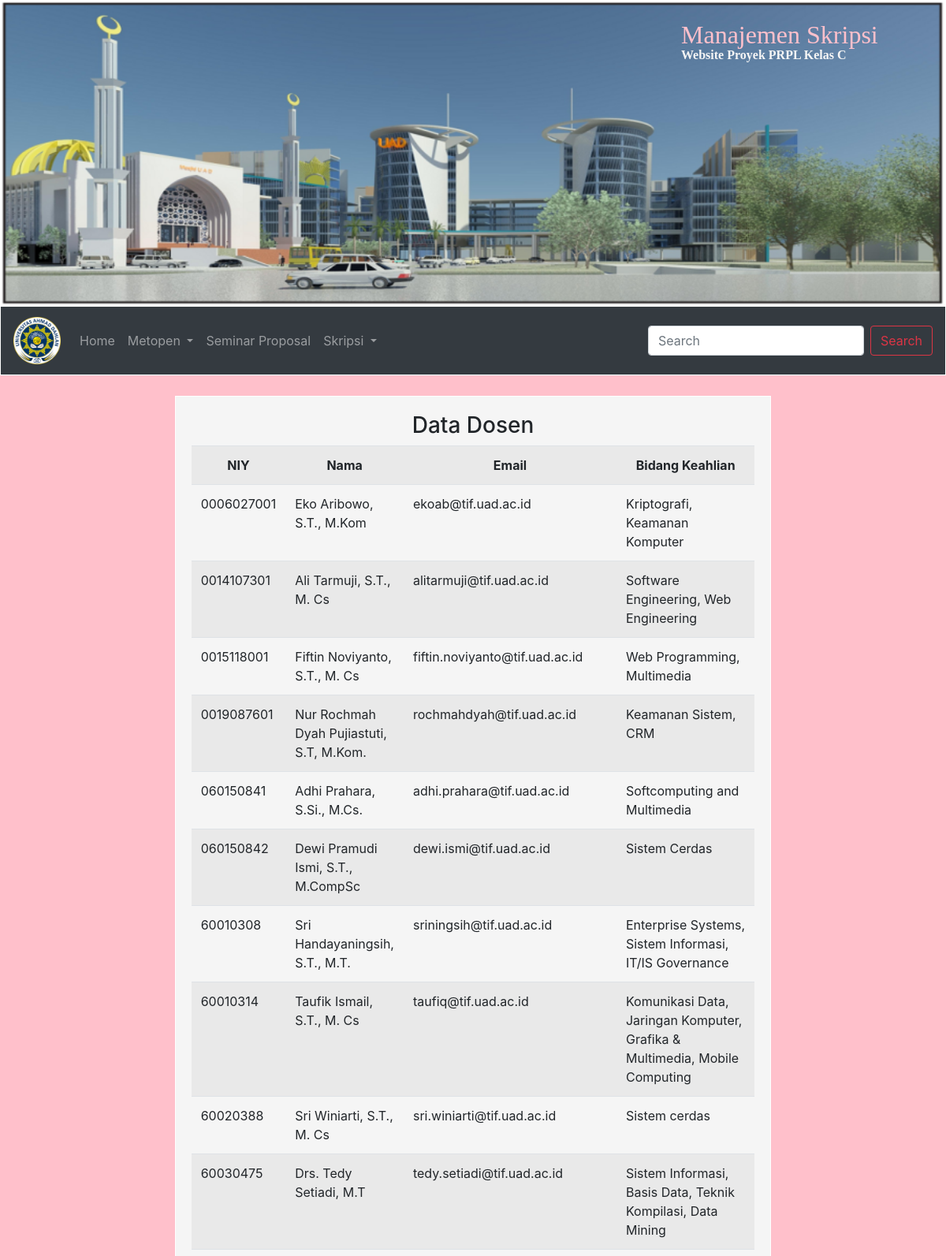
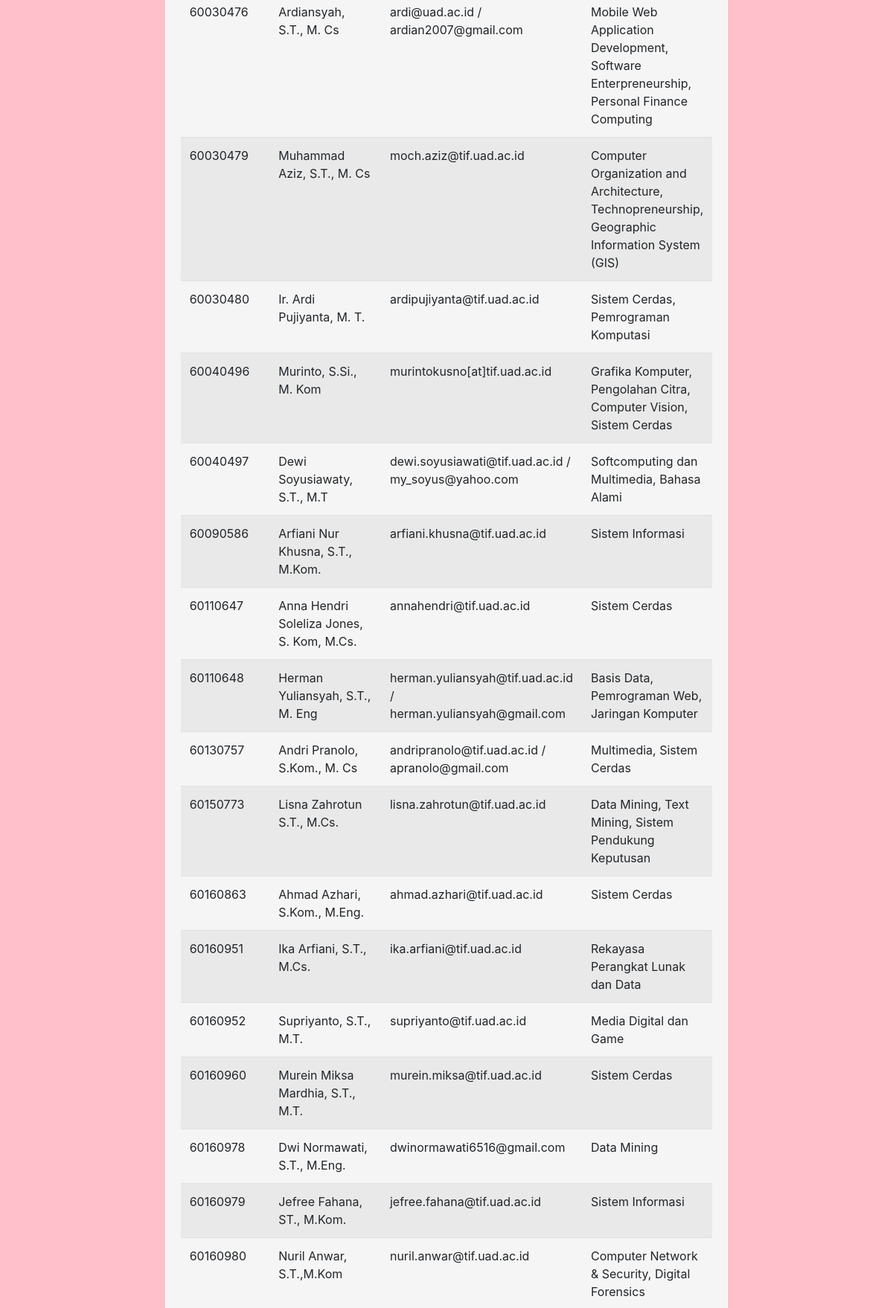
The app's page /out2.php (upper part) with its own data (2 pictures, top to bottom).
### tables this page shows
CREATE TABLE `dosen` (
  `niy` varchar(50) NOT NULL,
  `nama` varchar(50) NOT NULL,
  `email` varchar(100) NOT NULL,
  `bidang_keahlian` varchar(200) NOT NULL
);

### database.php (called while the page is built, shortened)
<?php
class Database
{
	private $host ,$user,$pass,$database,$conn,$result;
	function __construct(){
		$this->host="localhost";
		$this->user="root";
		$this->pass="";
		$this->database="manajemen_skripsi_rpl";
	}
	public function connect(){
		$this->conn=mysqli_connect($this->host,$this->user,$this->pass);
		mysqli_select_db($this->conn,$this->database);
	}
	public function eksekusi($query){
		$this->result=mysqli_query($this->conn,$query);
	}
	public function getDosen(){
		$query="SELECT * FROM dosen";
		$this->eksekusi($query);
		return $this->result;
	}
}
 ?>

### out2.php (the view, shortened to what this page needs)
<?php
	require_once('database.php');
	$akses = new Database();
	$akses->connect();
 ?>
<!doctype html>
<html lang="en">
  <head>
    <link rel="stylesheet" href="https://maxcdn.bootstrapcdn.com/bootstrap/4.0.0/css/bootstrap.min.css">
  </head>
  <body bgcolor="pink">
    <table border="0" width="100%" height="20%">
      <tr>
        <td>
          <img src="head.png" alt="logo" style="width:100%; height:30%; position: relative; z-index: 1; top: 0px;">
          <b><h2 style="position: absolute; top: 25px; left: 72%; z-index: 2; color: pink; font-family: Cooper Black;">Manajemen Skripsi</h2>
          <p style="position: absolute; top: 58px; left: 72%; z-index: 2; color: #F5F5F5; font-family: Times New Roman;">Website Proyek PRPL Kelas C</p></b>
        </td>
      </tr>
    </table>
    <table border="0" width="100%" height="10%">
      <tr>
        <td>
          <nav class="navbar navbar-expand-lg navbar-dark bg-dark">
            <a class="navbar-brand"><img src="logo.png" alt="Logo" style="width:60px;"></a>
            <div class="collapse navbar-collapse" id="navb">
              <ul class="navbar-nav mr-auto">
                <li class="nav-item">
                  <a class="nav-link" href="index.php.php">Home</a>
                </li>
                <li class="nav-item dropdown">
                  <a class="nav-link dropdown-toggle" href="#" id="navbarDropdownMenuLink" data-toggle="dropdown" aria-haspopup="true" aria-expanded="false">
                    Metopen
                  </a>
                </li>
                <li class="nav-item">
                  <a class="nav-link" href="#">Seminar Proposal</a>
                </li>
                <li class="nav-item dropdown">
                  <a class="nav-link dropdown-toggle" href="#" id="navbarDropdownMenuLink" data-toggle="dropdown" aria-haspopup="true" aria-expanded="false">
                    Skripsi
                  </a>
                </li>
              </ul>
              <form class="form-inline my-2 my-lg-0">
                <input class="form-control mr-sm-2" type="text" placeholder="Search">
                <button class="btn btn-outline-danger" type="button">Search</button>
              </form>
            </div>
          </nav>
        </td>
      </tr>
    </table>
    <table border="0" width="100%" height="100%" align="center">
      <tr><td colspan="3" bgcolor="pink"><br></td></tr>
      <tr>
        <td width="25%" bgcolor="pink" rowspan="2"></td>
        <td width="50%">
          <table cellpadding="20"width="100%" border="0"  height="100%">
            <tr>
              <td bgcolor="#F5F5F5">
                <center><h3>Data Dosen</h3>
					<table class="table table-striped">
						<tr align="center">
							<th>NIY</th>
							<th>Nama</th>
							<th>Email</th>
							<th>Bidang Keahlian</th>
						</tr>
						<?php
							foreach ($akses->getDosen() as $key) {
								echo "
								<tr>
									<td>$key[niy]</td>
									<td>$key[nama]</td>
									<td>$key[email]</td>
									<td>$key[bidang_keahlian]</td>
								</tr>
								";
							}
						 ?>
					</table>
					</center>
              </td>
            </tr>
          </table>
        </td>
        <td width="25%" bgcolor="pink" rowspan="2"></td>
      </tr>
    </table>
  </body>
</html>

### records on screen
dosen: niy "0006027001", nama "Eko Aribowo, S.T., M.Kom", email "ekoab@tif.uad.ac.id", bidang_keahlian "Kriptografi, Keamanan Komputer"
dosen: niy "0014107301", nama "Ali Tarmuji, S.T., M. Cs", email "alitarmuji@tif.uad.ac.id", bidang_keahlian "Software Engineering, Web Engineering"
dosen: niy "0015118001", nama "Fiftin Noviyanto, S.T., M. Cs", email "fiftin.noviyanto@tif.uad.ac.id", bidang_keahlian "Web Programming, Multimedia"
dosen: niy "0019087601", nama "Nur Rochmah Dyah Pujiastuti, S.T, M.Kom.", email "rochmahdyah@tif.uad.ac.id", bidang_keahlian "Keamanan Sistem, CRM"
dosen: niy "060150841", nama "Adhi Prahara, S.Si., M.Cs.", email "adhi.prahara@tif.uad.ac.id", bidang_keahlian "Softcomputing and Multimedia"
dosen: niy "060150842", nama "Dewi Pramudi Ismi, S.T., M.CompSc", email "dewi.ismi@tif.uad.ac.id", bidang_keahlian "Sistem Cerdas"
dosen: niy "60010308", nama "Sri Handayaningsih, S.T., M.T.", email "sriningsih@tif.uad.ac.id", bidang_keahlian "Enterprise Systems, Sistem Informasi, IT/IS Governance"
dosen: niy "60010314", nama "Taufik Ismail, S.T., M. Cs", email "taufiq@tif.uad.ac.id", bidang_keahlian "Komunikasi Data, Jaringan Komputer, Grafika & Multimedia, Mobile Computing"
dosen: niy "60020388", nama "Sri Winiarti, S.T., M. Cs", email "sri.winiarti@tif.uad.ac.id", bidang_keahlian "Sistem cerdas"
dosen: niy "60030475", nama "Drs. Tedy Setiadi, M.T", email "tedy.setiadi@tif.uad.ac.id", bidang_keahlian "Sistem Informasi, Basis Data, Teknik Kompilasi, Data Mining"
dosen: niy "60030476", nama "Ardiansyah, S.T., M. Cs", email "ardi@uad.ac.id / ardian2007@gmail.com", bidang_keahlian "Mobile Web Application Development, Software Enterpreneurship, Personal Finance Computing"
dosen: niy "60030479", nama "Muhammad Aziz, S.T., M. Cs", email "moch.aziz@tif.uad.ac.id", bidang_keahlian "Computer Organization and Architecture, Technopreneurship, Geographic Information System (GIS)"
dosen: niy "60030480", nama "Ir. Ardi Pujiyanta, M. T.", email "ardipujiyanta@tif.uad.ac.id", bidang_keahlian "Sistem Cerdas, Pemrograman Komputasi"
dosen: niy "60040496", nama "Murinto, S.Si., M. Kom", email "murintokusno[at]tif.uad.ac.id", bidang_keahlian "Grafika Komputer, Pengolahan Citra, Computer Vision, Sistem Cerdas"
dosen: niy "60040497", nama "Dewi Soyusiawaty, S.T., M.T", email "dewi.soyusiawati@tif.uad.ac.id / my_soyus@yahoo.com", bidang_keahlian "Softcomputing dan Multimedia, Bahasa Alami"
dosen: niy "60090586", nama "Arfiani Nur Khusna, S.T., M.Kom.", email "arfiani.khusna@tif.uad.ac.id", bidang_keahlian "Sistem Informasi"
dosen: niy "60110647", nama "Anna Hendri Soleliza Jones, S. Kom, M.Cs.", email "annahendri@tif.uad.ac.id", bidang_keahlian "Sistem Cerdas"
dosen: niy "60110648", nama "Herman Yuliansyah, S.T., M. Eng", email "herman.yuliansyah@tif.uad.ac.id / herman.yuliansyah@gmail.com", bidang_keahlian "Basis Data, Pemrograman Web, Jaringan Komputer"
dosen: niy "60130757", nama "Andri Pranolo, S.Kom., M. Cs", email "andripranolo@tif.uad.ac.id / apranolo@gmail.com", bidang_keahlian "Multimedia, Sistem Cerdas"
dosen: niy "60150773", nama "Lisna Zahrotun S.T., M.Cs.", email "lisna.zahrotun@tif.uad.ac.id", bidang_keahlian "Data Mining, Text Mining, Sistem Pendukung Keputusan"
dosen: niy "60160863", nama "Ahmad Azhari, S.Kom., M.Eng.", email "ahmad.azhari@tif.uad.ac.id", bidang_keahlian "Sistem Cerdas"
dosen: niy "60160951", nama "Ika Arfiani, S.T., M.Cs.", email "ika.arfiani@tif.uad.ac.id", bidang_keahlian "Rekayasa Perangkat Lunak dan Data"
dosen: niy "60160952", nama "Supriyanto, S.T., M.T.", email "supriyanto@tif.uad.ac.id", bidang_keahlian "Media Digital dan Game"
dosen: niy "60160960", nama "Murein Miksa Mardhia, S.T., M.T.", email "murein.miksa@tif.uad.ac.id", bidang_keahlian "Sistem Cerdas"
dosen: niy "60160978", nama "Dwi Normawati, S.T., M.Eng.", email "dwinormawati6516@gmail.com", bidang_keahlian "Data Mining"
dosen: niy "60160979", nama "Jefree Fahana, ST., M.Kom.", email "jefree.fahana@tif.uad.ac.id", bidang_keahlian "Sistem Informasi"
dosen: niy "60160980", nama "Nuril Anwar, S.T.,M.Kom", email "nuril.anwar@tif.uad.ac.id", bidang_keahlian "Computer Network & Security, Digital Forensics"
